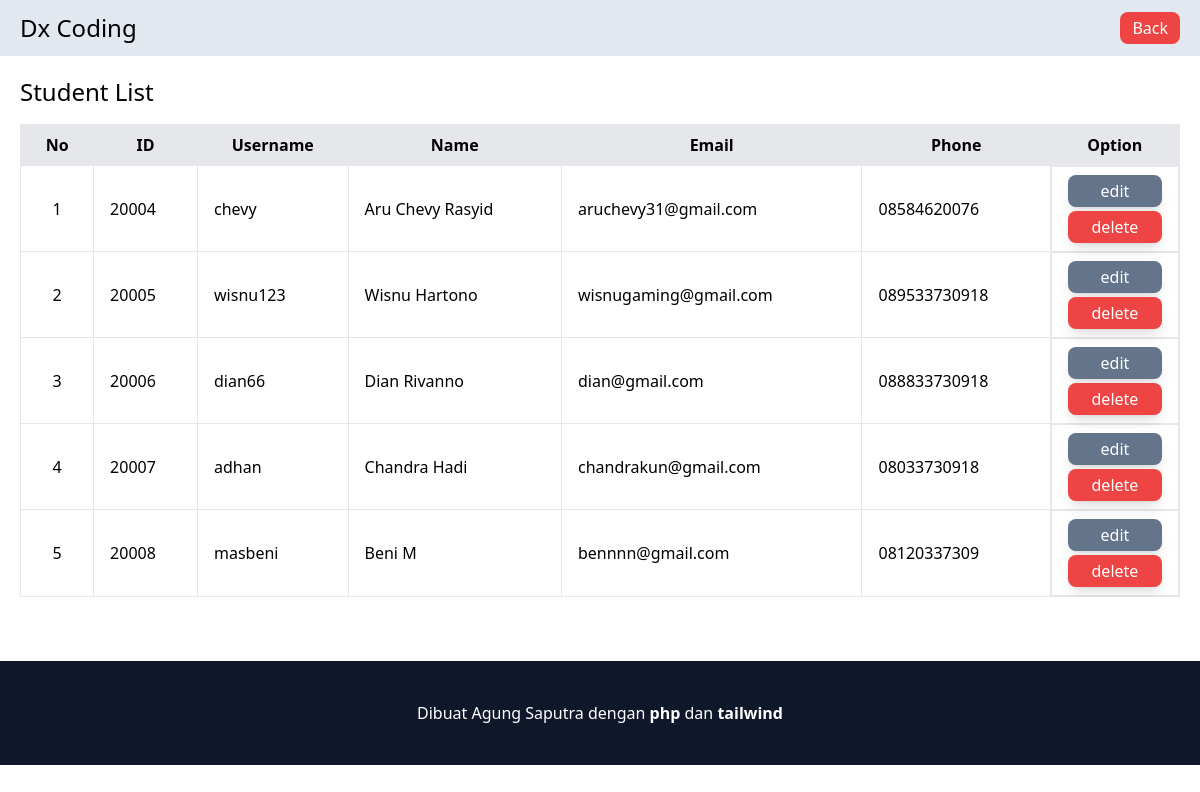
Screenshot of /admin/sm/student.php with the database file from the repository.
### tables this page shows
CREATE TABLE `student` (
  `id_student` int(11) NOT NULL,
  `username_student` varchar(50) NOT NULL,
  `password_student` varchar(255) NOT NULL,
  `name_student` varchar(100) NOT NULL,
  `email_student` varchar(100) NOT NULL,
  `phone_student` varchar(15) DEFAULT NULL
);

### functions/query.php (called while the page is built, shortened)
<?php
include 'connection.php';
function query($query) {
    global $conn;
    $result = mysqli_query($conn, $query);
    $rows = [];
    while ($row = mysqli_fetch_assoc($result)) {
        $rows[] = $row;
    }
    return $rows;
}
?>

### admin/sm/student.php (the view, shortened to what this page needs)
<?php
    include '../../functions/query.php';
    $students = query("SELECT * FROM student");
?>
<!DOCTYPE html>
<html lang="en">
<head>
    <link rel="stylesheet" href="../../css/output.css">
</head>
<body>
    <nav class="bg-slate-200 flex justify-between items-center px-5">
        <h1 class="text-2xl py-3">Dx Coding</h1>
        <a class="bg-red-500 text-white px-3 py-1 rounded-lg hover:bg-red-400 cursor-pointer" href="../sm.php">Back</a>
    </nav>
    <div class="px-5 mt-5 mb-16">
        <h1 class="text-2xl mb-4">Student List</h1>
        <div class="overflow-x-auto">
            <table class="min-w-full bg-white border border-gray-200">
                <thead class="bg-gray-200">
                    <tr>
                        <th class="px-4 py-2">No</th>
                        <th class="px-4 py-2">ID</th>
                        <th class="px-4 py-2">Username</th>
                        <th class="px-4 py-2">Name</th>
                        <th class="px-4 py-2">Email</th>
                        <th class="px-4 py-2">Phone</th>
                        <th class="px-4 py-2">Option</th>
                    </tr>
                </thead>
                <tbody>
                    <?php $no = 1; ?>
                    <?php foreach ($students as $student) : ?>
                        <tr>
                            <td class="border px-4 py-2 text-center"><?= $no++; ?></td>
                            <td class="border px-4 py-2"><?= $student["id_student"]; ?></td>
                            <td class="border px-4 py-2"><?= $student["username_student"]; ?></td>
                            <td class="border px-4 py-2"><?= $student["name_student"]; ?></td>
                            <td class="border px-4 py-2"><?= $student["email_student"]; ?></td>
                            <td class="border px-4 py-2"><?= $student["phone_student"]; ?></td>
                            <td class="border px-4 py-2 grid grid-cols-1 gap-1">
                                <a href="edit_student.php?id_student=<?= $student["id_student"]; ?>">
                                    <div class="bg-slate-500 hover:bg-slate-400 shadow-lg rounded-lg px-2 py-1 text-white">
                                        <h1 class="text-center">edit</h1>
                                    </div>
                                </a>
                                <a href="delete_student.php?id_student=<?= $student["id_student"]; ?>" onclick="return confirm('Are you sure you want to delete this student?');">
                                    <div class="bg-red-500 hover:bg-red-400 shadow-lg rounded-lg px-2 py-1 text-white">
                                        <h1 class="text-center">delete</h1>
                                    </div>
                                </a>
                            </td>
                        </tr>
                    <?php endforeach ?>
                </tbody>
            </table>
        </div>
    </div>
    <footer class="text-center bg-slate-900 text-white py-10 w-full">
        <h1>Dibuat Agung Saputra dengan <span class="font-bold">php</span> dan <span class="font-bold">tailwind</span></h1>
    </footer>
</body>
</html>

### rows the page displays
student: id_student "20004", username_student "chevy", name_student "Aru Chevy Rasyid", email_student "aruchevy31@gmail.com", phone_student "08584620076"
student: id_student "20005", username_student "wisnu123", name_student "Wisnu Hartono", email_student "wisnugaming@gmail.com", phone_student "089533730918"
student: id_student "20006", username_student "dian66", name_student "Dian Rivanno", email_student "dian@gmail.com", phone_student "088833730918"
student: id_student "20007", username_student "adhan", name_student "Chandra Hadi", email_student "chandrakun@gmail.com", phone_student "08033730918"
student: id_student "20008", username_student "masbeni", name_student "Beni M", email_student "bennnn@gmail.com", phone_student "08120337309"
